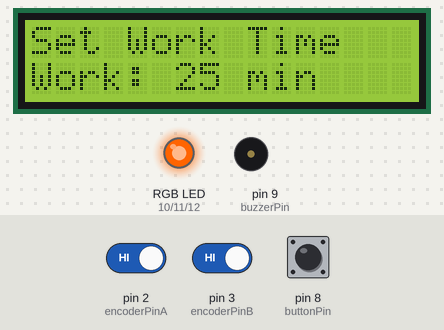
The sketch below on a simulated Arduino Uno, built with avr-gcc and run on an emulated ATmega328P. On the bench: 16×2 character LCD, an RGB LED mixed from three pins (HIGH = lit), buzzer (waves = sounding). The test bench sets the inputs (shaded band); at power-on: pin 8 (buttonPin) HIGH, pin 2 (encoderPinA) HIGH, pin 3 (encoderPinB) HIGH.

Above: at 2.2 s.
2.3 s: pin 8 (buttonPin) pulled LOW for 0.15 s
At 3.8 s:
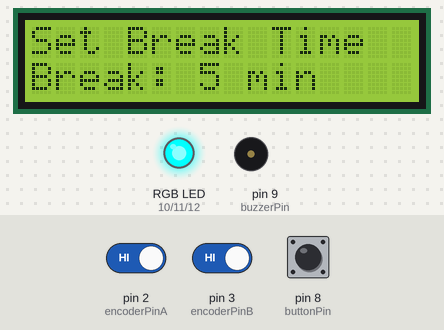
4.8 s: pin 8 (buttonPin) pulled LOW for 3.2 s
At 9.2 s:
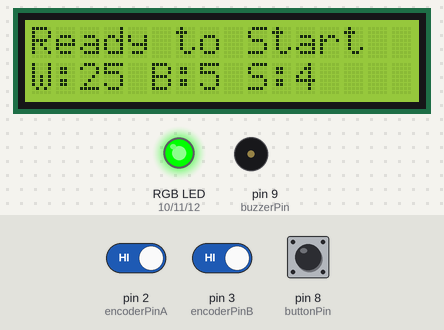
9.5 s: pin 8 (buttonPin) pulled LOW for 1 s
At 11.2 s:
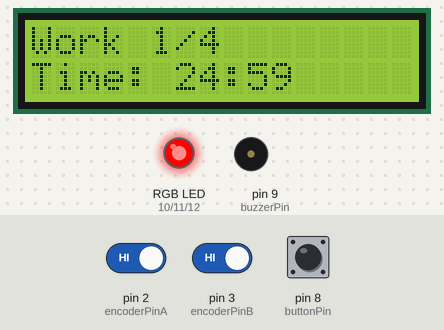
12.0 s: pin 8 (buttonPin) pulled LOW for 3.2 s
At 16.6 s:
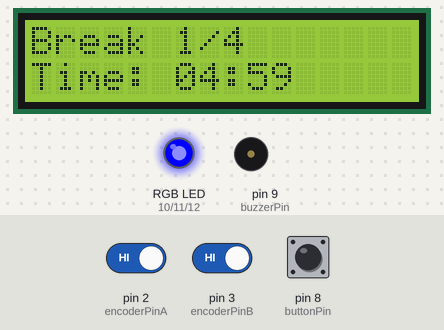
17.4 s: pin 8 (buttonPin) pulled LOW for 3.2 s
At 20.05 s:
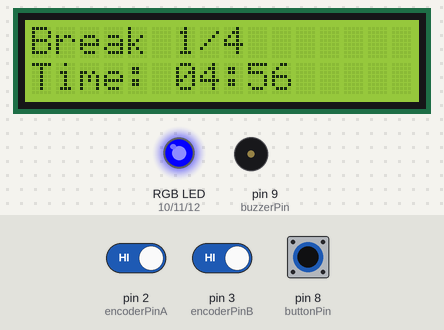
Timing chart, 0 to 22.5 s (numbered marks = the images above; inputs shaded):
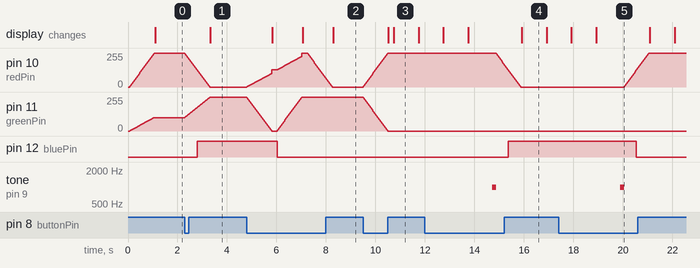

Measured:
- after the input at 2.3 s, pin 10 (redPin): moves from 255/255 to 0/255 over 1.0 s, starting at once; pin 11 (greenPin): moves from 100/255 to 255/255 over 1.0 s, starting at once; pin 12 (bluePin): LOW → HIGH after 0.50 s; the display: changes after 1.0 s (image 1)
- after the input at 4.8 s, pin 10 (redPin): rises from 0/255 to 255/255 in 2.2 s, then falls to 0/255 in 1.2 s; pin 12 (bluePin): HIGH → LOW after 1.2 s; the display: first changes after 1.0 s (image 2 shows a later state)
- after the input at 9.5 s, pin 10 (redPin): moves from 0/255 to 255/255 over 1.0 s, starting at once; pin 11 (greenPin): moves from 255/255 to 0/255 over 1.0 s, starting at once; the display: first changes after 1.0 s (image 3 shows a later state)
- after the input at 12.0 s, pin 10 (redPin): moves from 255/255 to 0/255 over 1.0 s, starting after 2.9 s; pin 12 (bluePin): LOW → HIGH after 3.4 s; tone on pin 9 (buzzerPin): silent → 1000 Hz after 2.7 s, → silent 0.15 s later
- after the input at 17.4 s, pin 10 (redPin): moves from 0/255 to 255/255 over 1.0 s, starting after 2.6 s; pin 12 (bluePin): HIGH → LOW after 3.1 s; tone on pin 9 (buzzerPin): silent → 1000 Hz after 2.5 s, → silent 0.15 s later

The sketch:

pomodoro.ino
```cpp
#include <Wire.h>
#include <LiquidCrystal_I2C.h>

// Initialize the I2C LCD at address 0x27 with 16 columns and 2 rows.
LiquidCrystal_I2C lcd(0x27, 16, 2);

// Pin definitions
const int encoderPinA = 2;   // Rotary encoder CLK (interrupt-capable)
const int encoderPinB = 3;   // Rotary encoder DT  (interrupt-capable)
const int buttonPin   = 8;   // Encoder push-button
const int buzzerPin   = 9;
const int redPin      = 10;
const int greenPin    = 11;
const int bluePin     = 12;

// Variables for rotary encoder handling
volatile long encoderValue = 0;
volatile int lastEncoded = 0;

// Pomodoro timer parameters (default values in minutes and sessions)
int workDuration   = 25;  // Work duration in minutes
int breakDuration  = 5;   // Normal break duration in minutes
int totalSessions  = 4;   // Total number of Pomodoro sessions
int currentSession = 1;   // Session counter (starts at 1)

// Timer countdown (in seconds) and update timing
unsigned long countdown = 0;             // Remaining seconds in the current phase
unsigned long lastUpdateMillis = 0;        // For tracking 1-second intervals
const unsigned long updateInterval = 1000; // 1000 ms update interval

// Debounce for button presses (for mode cycling)
unsigned long lastButtonPress = 0;
const unsigned long debounceDelay = 500;

// Variables for skip functionality (active during running modes)
unsigned long buttonPressStart = 0;
const unsigned long skipPressDuration = 2000; // 2 seconds to skip

// Global variable for buzzer frequency (editable)
int buzzerFrequency = 1000; // in Hz

// Timer modes – first four modes are for editing settings,
// then waiting/working/break, followed by a long break and complete.
enum TimerMode { EDIT_WORK, EDIT_BREAK, EDIT_SESSION, EDIT_BUZZER, WAITING, WORK, BREAK, LONG_BREAK, COMPLETE };
TimerMode timerMode = EDIT_WORK;  // Start in editing work duration mode

// Forward declarations for helper functions
void updateDisplay();
void updateLED();
void fadeToColor(int targetRed, int targetGreen, int targetBlue, int steps = 50, int delayTime = 20);
void beep();
void playTone(int frequency, int duration);
void setRGBColor(int red, int green, int blue);
void congratsEffect();

// ----------------------- Setup -----------------------
void setup() {
  lcd.init();
  lcd.backlight();

  pinMode(encoderPinA, INPUT_PULLUP);
  pinMode(encoderPinB, INPUT_PULLUP);
  pinMode(buttonPin,   INPUT_PULLUP);
  pinMode(buzzerPin,   OUTPUT);
  pinMode(redPin,      OUTPUT);
  pinMode(greenPin,    OUTPUT);
  pinMode(bluePin,     OUTPUT);

  // Initialize rotary encoder state.
  int MSB = digitalRead(encoderPinA);
  int LSB = digitalRead(encoderPinB);
  lastEncoded = (MSB << 1) | LSB;

  attachInterrupt(digitalPinToInterrupt(encoderPinA), updateEncoder, CHANGE);
  attachInterrupt(digitalPinToInterrupt(encoderPinB), updateEncoder, CHANGE);

  updateLED();
  updateDisplay();
}

// ----------------------- Main Loop -----------------------
void loop() {
  // Mode cycling button (only active in non-running modes)
  if (!(timerMode == WORK || timerMode == BREAK || timerMode == LONG_BREAK)) {
    if (digitalRead(buttonPin) == LOW && (millis() - lastButtonPress) > debounceDelay) {
      lastButtonPress = millis();
      // Cycle through modes.
      if (timerMode == EDIT_WORK) {
        timerMode = EDIT_BREAK;
      } else if (timerMode == EDIT_BREAK) {
        timerMode = EDIT_SESSION;
      } else if (timerMode == EDIT_SESSION) {
        timerMode = EDIT_BUZZER;
      } else if (timerMode == EDIT_BUZZER) {
        timerMode = WAITING;
      } else if (timerMode == WAITING) {
        // Start the Pomodoro timer.
        currentSession = 1;
        countdown = workDuration * 60;  // Convert work minutes to seconds.
        timerMode = WORK;
      } else if (timerMode == COMPLETE) {
        // After completion, return to settings.
        timerMode = EDIT_WORK;
      }
      updateLED();
      updateDisplay();
      delay(200); // Prevent multiple triggers.
    }
  }

  // Skip functionality during active timer modes (WORK, BREAK, LONG_BREAK)
  if (timerMode == WORK || timerMode == BREAK || timerMode == LONG_BREAK) {
    if (digitalRead(buttonPin) == LOW) {
      if (buttonPressStart == 0) {
        buttonPressStart = millis();
      } else if (millis() - buttonPressStart >= skipPressDuration) {
        // Skip current phase by setting countdown to zero.
        countdown = 0;
      }
    } else {
      buttonPressStart = 0;
    }
  }

  // In editing modes, use the rotary encoder to adjust values.
  if (timerMode == EDIT_WORK) {
    long change = encoderValue;
    if (change != 0) {
      encoderValue = 0;
      adjustTimerValue(workDuration, change);
      updateDisplay();
    }
  } else if (timerMode == EDIT_BREAK) {
    long change = encoderValue;
    if (change != 0) {
      encoderValue = 0;
      adjustTimerValue(breakDuration, change);
      updateDisplay();
    }
  } else if (timerMode == EDIT_SESSION) {
    long change = encoderValue;
    if (change != 0) {
      encoderValue = 0;
      adjustTimerValue(totalSessions, change);
      updateDisplay();
    }
  } else if (timerMode == EDIT_BUZZER) {
    long change = encoderValue;
    if (change != 0) {
      encoderValue = 0;
      // Adjust buzzer frequency in steps of 50 Hz.
      buzzerFrequency += change * 50;
      if (buzzerFrequency < 100) buzzerFrequency = 100;
      updateDisplay();
    }
  }

  // Timer running: WORK, BREAK, or LONG_BREAK modes.
  if (timerMode == WORK || timerMode == BREAK || timerMode == LONG_BREAK) {
    unsigned long currentMillis = millis();
    if (currentMillis - lastUpdateMillis >= updateInterval) {
      lastUpdateMillis = currentMillis;

      if (countdown > 0) {
        countdown--;
        updateDisplay();
      } else {
        // When countdown reaches zero or skip was triggered, signal phase end.
        beep();
        if (timerMode == WORK) {
          if (currentSession < totalSessions) {
            // Normal break between sessions.
            countdown = breakDuration * 60;
            timerMode = BREAK;
          } else {
            // Final work session complete:
            // Play congratulatory effect, then start a long break of 15 minutes.
            congratsEffect();
            countdown = 15 * 60; // 15 minute long break.
            timerMode = LONG_BREAK;
          }
        } else if (timerMode == BREAK) {
          // After break, move to next work session.
          currentSession++;
          countdown = workDuration * 60;
          timerMode = WORK;
        } else if (timerMode == LONG_BREAK) {
          // Long break finished, complete the Pomodoro cycle.
          timerMode = COMPLETE;
        }
        updateLED();
        updateDisplay();
      }
    }
  }
}

// ----------------------- Encoder ISR -----------------------
void updateEncoder() {
  int MSB = digitalRead(encoderPinA);
  int LSB = digitalRead(encoderPinB);
  int encoded = (MSB << 1) | LSB;
  int sum = (lastEncoded << 2) | encoded;

  if (sum == 0b1101 || sum == 0b0100 || sum == 0b0010 || sum == 0b1011)
    encoderValue++;
  if (sum == 0b1110 || sum == 0b0111 || sum == 0b0001 || sum == 0b1000)
    encoderValue--;

  lastEncoded = encoded;
}

// ----------------------- Timer Adjustment Method -----------------------
void adjustTimerValue(int &timerValue, long encoderChange) {
  // Change the value by encoderChange (step of 1)
  timerValue += encoderChange;

  // Ensure the value is a multiple of 5
  if (timerValue % 5 != 0) {
    timerValue = (timerValue / 5) * 5;
  }

  // Ensure the value is within the range of 1 to 250
  if (timerValue < 1) {
    timerValue = 1;
  } else if (timerValue > 250) {
    timerValue = 250;
  }
}


// ----------------------- Display Update -----------------------
void updateDisplay() {
  lcd.clear();
  if (timerMode == EDIT_WORK) {
    lcd.setCursor(0, 0);
    lcd.print("Set Work Time");
    lcd.setCursor(0, 1);
    lcd.print("Work: ");
    lcd.print(workDuration);
    lcd.print(" min");
  } else if (timerMode == EDIT_BREAK) {
    lcd.setCursor(0, 0);
    lcd.print("Set Break Time");
    lcd.setCursor(0, 1);
    lcd.print("Break: ");
    lcd.print(breakDuration);
    lcd.print(" min");
  } else if (timerMode == EDIT_SESSION) {
    lcd.setCursor(0, 0);
    lcd.print("Set Sessions");
    lcd.setCursor(0, 1);
    lcd.print("Sess: ");
    lcd.print(totalSessions);
  } else if (timerMode == EDIT_BUZZER) {
    lcd.setCursor(0, 0);
    lcd.print("Set Buzzer Tone");
    lcd.setCursor(0, 1);
    lcd.print("Freq: ");
    lcd.print(buzzerFrequency);
    lcd.print(" Hz");
  } else if (timerMode == WAITING) {
    lcd.setCursor(0, 0);
    lcd.print("Ready to Start");
    lcd.setCursor(0, 1);
    lcd.print("W:");
    lcd.print(workDuration);
    lcd.print(" B:");
    lcd.print(breakDuration);
    lcd.print(" S:");
    lcd.print(totalSessions);
  } else if (timerMode == WORK) {
    lcd.setCursor(0, 0);
    lcd.print("Work ");
    lcd.print(currentSession);
    lcd.print("/");
    lcd.print(totalSessions);
    lcd.setCursor(0, 1);
    lcd.print("Time: ");
    int minutesLeft = countdown / 60;
    int secondsLeft = countdown % 60;
    if (minutesLeft < 10) lcd.print("0");
    lcd.print(minutesLeft);
    lcd.print(":");
    if (secondsLeft < 10) lcd.print("0");
    lcd.print(secondsLeft);
  } else if (timerMode == BREAK) {
    lcd.setCursor(0, 0);
    lcd.print("Break ");
    lcd.print(currentSession);
    lcd.print("/");
    lcd.print(totalSessions);
    lcd.setCursor(0, 1);
    lcd.print("Time: ");
    int minutesLeft = countdown / 60;
    int secondsLeft = countdown % 60;
    if (minutesLeft < 10) lcd.print("0");
    lcd.print(minutesLeft);
    lcd.print(":");
    if (secondsLeft < 10) lcd.print("0");
    lcd.print(secondsLeft);
  } else if (timerMode == LONG_BREAK) {
    lcd.setCursor(0, 0);
    lcd.print("Long Break!");
    lcd.setCursor(0, 1);
    lcd.print("Time: ");
    int minutesLeft = countdown / 60;
    int secondsLeft = countdown % 60;
    if (minutesLeft < 10) lcd.print("0");
    lcd.print(minutesLeft);
    lcd.print(":");
    if (secondsLeft < 10) lcd.print("0");
    lcd.print(secondsLeft);
  } else if (timerMode == COMPLETE) {
    lcd.setCursor(0, 0);
    lcd.print("Pomodoro");
    lcd.setCursor(0, 1);
    lcd.print("Complete!");
  }
}

// ----------------------- LED Update -----------------------
void updateLED() {
  if (timerMode == EDIT_WORK) {
    fadeToColor(255, 100, 0); // Orange-ish.
  } else if (timerMode == EDIT_BREAK) {
    fadeToColor(0, 255, 255); // Cyan.
  } else if (timerMode == EDIT_SESSION) {
    fadeToColor(128, 0, 128); // Purple.
  } else if (timerMode == EDIT_BUZZER) {
    fadeToColor(255, 255, 0); // Yellow.
  } else if (timerMode == WAITING) {
    fadeToColor(0, 255, 0);   // Green.
  } else if (timerMode == WORK) {
    fadeToColor(255, 0, 0);   // Red.
  } else if (timerMode == BREAK) {
    fadeToColor(0, 0, 255);   // Blue.
  } else if (timerMode == LONG_BREAK) {
    fadeToColor(0, 128, 255); // Light blue.
  } else if (timerMode == COMPLETE) {
    fadeToColor(255, 255, 255); // White.
  }
}

// ----------------------- Fade to Color Function -----------------------
void fadeToColor(int targetRed, int targetGreen, int targetBlue, int steps, int delayTime) {
  static int currentRed = 0, currentGreen = 0, currentBlue = 0;
  int stepRed = (targetRed - currentRed) / steps;
  int stepGreen = (targetGreen - currentGreen) / steps;
  int stepBlue = (targetBlue - currentBlue) / steps;

  for (int i = 0; i < steps; i++) {
    currentRed += stepRed;
    currentGreen += stepGreen;
    currentBlue += stepBlue;
    analogWrite(redPin, currentRed);
    analogWrite(greenPin, currentGreen);
    analogWrite(bluePin, currentBlue);
    delay(delayTime);
  }
  analogWrite(redPin, targetRed);
  analogWrite(greenPin, targetGreen);
  analogWrite(bluePin, targetBlue);
  currentRed = targetRed;
  currentGreen = targetGreen;
  currentBlue = targetBlue;
}

// ----------------------- Buzzer Functions -----------------------
void playTone(int frequency, int duration) {
  tone(buzzerPin, frequency, duration);
  delay(duration);
  noTone(buzzerPin);
}

void beep() {
  playTone(buzzerFrequency, 150);
}

// ----------------------- Congratulatory Effect -----------------------
void congratsEffect() {
  // Play a congratulatory sequence of beeps.
  for (int i = 0; i < 3; i++) {
    tone(buzzerPin, 1500, 100);
    delay(150);
    noTone(buzzerPin);
    delay(100);
  }
}

// ----------------------- Direct RGB LED Set Function -----------------------
void setRGBColor(int red, int green, int blue) {
  analogWrite(redPin, red);
  analogWrite(greenPin, green);
  analogWrite(bluePin, blue);
} 
```
